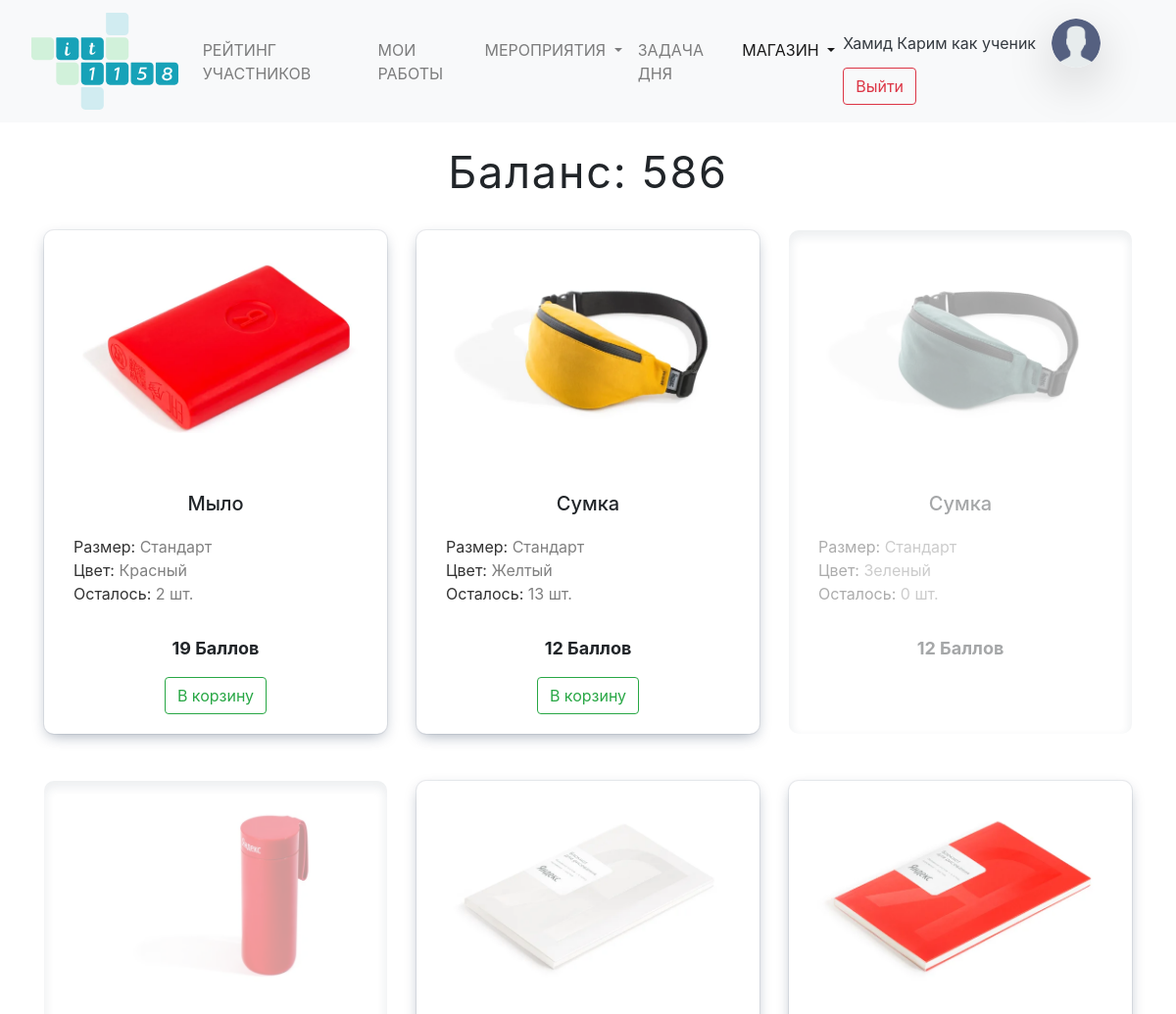
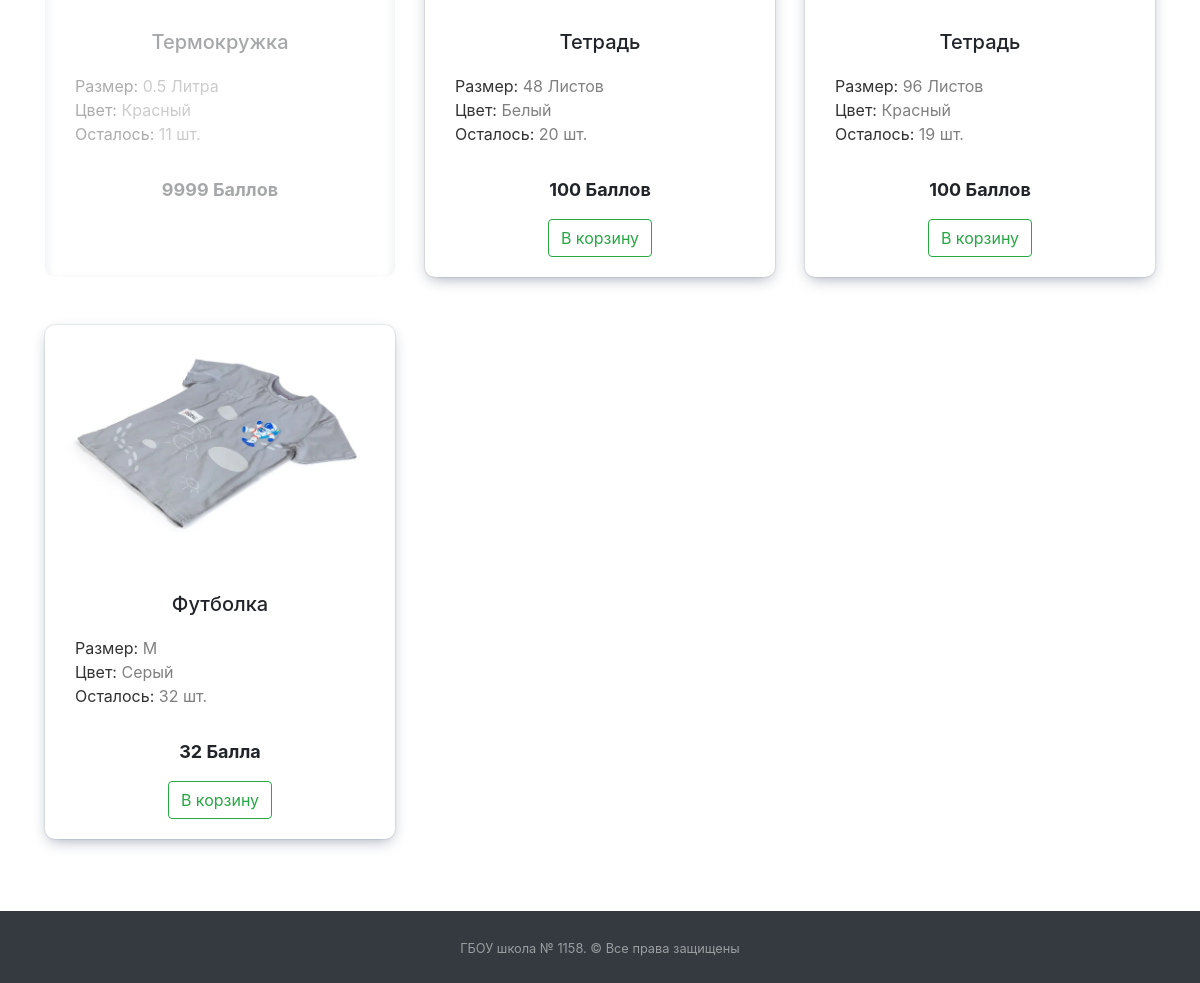
/market/ (signed in), run on the app's committed database (2 pictures, top to bottom).
### mainapp/models.py (models this page shows, shortened)
class Puples(models.Model):
    STATUS_CHOICES = (
        ('ST10', 'Ученик 10 ИТ-класса'),
        ('ST11', 'Ученик 11 ИТ-класса'),
        ('APP', 'Кандидат в ИТ-класс'),
        ('TEACH', 'Учитель')
    )
    PROGRESS_CHOICES = (
        (0, '0'),
        (25, '25'),
        (50, '50'),
        (75, '75'),
        (100, '100'),
    )
    name = models.CharField("Имя", null=True, max_length=50)
    surname = models.CharField("Фамилия", null=True, max_length=100)
    rate = models.PositiveIntegerField("Рейтинг ученика", default=0)
    image = models.ImageField("Фотография профиля", blank=True, upload_to="puples_photo",
                              default="puples_photo/user-2.png")
    user = models.OneToOneField(User, on_delete=models.CASCADE, null=True, default='',
                                verbose_name="Связь с таблицей пользователей")
    status = models.CharField("Статуc", choices=STATUS_CHOICES, default='ST10', max_length=30)
    applicant_first_result = models.FloatField("Результат первого этапа", blank=True, default=0)
    applicant_progress = models.IntegerField(verbose_name="Прогресс", choices=PROGRESS_CHOICES, default=0, blank=True)
    email = models.EmailField(verbose_name="Email", default="")
    phone = models.CharField(max_length=12, verbose_name="Телефон", default="")
    class Meta:
        verbose_name = "Пользователи"
        verbose_name_plural = "Пользователи"

### market/models.py (models this page shows, shortened)
class MarketProduct(models.Model):
    product_name = models.CharField(verbose_name="Название товара", max_length=200)
    product_size = models.CharField(verbose_name="Размер товара", default="Стандарт", max_length=200)
    product_color = models.CharField(verbose_name="Цвет товара", default="Не указан", max_length=200)
    product_photo = models.ImageField("Фотография товара", upload_to="products_photo/", blank=True)
    remained_amount = models.PositiveIntegerField("Количество оставшегося товара", null=False)
    price = models.PositiveIntegerField("Цена товара", null=False)
    def plural_amount_name(self) -> str:
        if 10 <= (self.price % 100) <= 20 or self.price % 10 == 0 or 5 <= self.price % 10 <= 9:
            return "Баллов"
        elif self.price % 10 == 1:
            return "Балл"
        return "Балла"
    class Meta:
        verbose_name = "Товар"
        verbose_name_plural = "Товары"

### market/views.py (the view)
# urls.py: path('', views.MainMarketPage.as_view(), name='Каталог магазина'),
class MainMarketPage(HeaderNotificationsCounter, LoginRequiredMixin, ListView):
    template_name = "market/main_market_page.html"
    model = MarketProduct
    login_url = "/login/"
    def dispatch(self, request, *args, **kwargs):
        recount_all_peoples_rating()
        return super().dispatch(request, *args, **kwargs)
    def get_context_data(self, *, object_list=None, **kwargs):
        context = super(MainMarketPage, self).get_context_data(**kwargs)
        context['shopping_cart_list'] = ShoppingCart(self.request).get_shopping_cart_list()
        return context

### mainapp/addons_python/views_addons_classes.py (called while the page is built)
    def get_context_data(self, *, object_list=None, **kwargs):
        context = super().get_context_data(**kwargs)
        context['events_new'] = Events.objects.filter(check=False).count()
        context['applicants_count'] = Puples.objects.filter(
            status="APP").count()
        return context

### mainapp/addons_python/views_addons_functions.py (called while the page is built)
def recount_all_peoples_rating() -> None:
    mass = [i[0] for i in Puples.objects.order_by("-rate").values_list('id')]
    for i in mass:
        pup = Puples.objects.get(id=i)
        pup.rate = sum(map(lambda x: x.event_rate,
                           Events.objects.filter(events__pk=i, check=True)))
        pup.save()

### market/market_services/market_classes.py (called while the page is built)
    def get_shopping_cart_list(self) -> list:
        self._delete_missing_products()
        return [MarketProduct.objects.get(id=int(product)) for product in self.shopping_cart]

    def save(self) -> None:
        self.session.modified = True

    def _delete_missing_products(self) -> None:
        products_to_delete = []  # Те продукты, которые есть в корзине, но уже удалены из магазина
        for product in self.shopping_cart:
            try:
                MarketProduct.objects.get(id=int(product))
            except ObjectDoesNotExist:
                products_to_delete.append(product)
        for product_to_delete in products_to_delete:
            self.remove(product_to_delete)
        self.save()

### templates/market/main_market_page.html (shortened to what this page needs)
{% extends 'base.html' %}
{% load static %}
{% block main %}
    <div class="container">
        <div class="row">
            <div class="col-12 text-center">
                <h2 class="mt-4" style="font-size: 45px;font-weight: 400;letter-spacing: 0.04em;margin-top: 20px;">
                    Баланс: {{ user.puples.rate }}</h2>
            </div>
        </div>
        <div class="row flex-wrap">
            {% for product in marketproduct_list %}
            <div class="col-12 col-md-6 col-lg-4 my-4">
                <div class="product-card text-center justify-content-center {% if product.remained_amount == 0 or product.price > user.puples.rate %}disabled-card{% endif %}">
                    <img src="{{ product.product_photo.url }}" alt="{{ product.product_name }}">
                    <div class="product-card__description">
                        <h3 class="product-card__description__name">{{ product.product_name }}</h3>
                        <p style="color: rgb(128, 128, 128); text-align: left"><span style="color: rgb(50, 50, 50);">Размер:</span> {{ product.product_size }}</p>
                        <p style="color: rgb(128, 128, 128); text-align: left"><span style="color: rgb(50, 50, 50);">Цвет:</span> {{ product.product_color }}</p>
                        <p style="color: rgb(128, 128, 128); text-align: left"><span style="color: rgb(50, 50, 50);">Осталось:</span> {{ product.remained_amount }} шт.</p>
                    </div>
                    <p style="font-size: 18px;font-weight: bold;">{{ product.price }} {{ product.plural_amount_name }}</p>
                        <button data-product-id="{{ product.id }}"  onclick="addToCart(this)" class="btn btn-outline-success " aria-haspopup="true" aria-expanded="false" style="margin-bottom: 20px">
                           {% if product in shopping_cart_list %}
                               <i class="fas fa-check"></i> В корзине
                           {% else %}
                            В корзину
                           {% endif %}
                        </button>
                </div>
            </div>
            {% empty %}
                <div class="col-12 text-center">
                    <h3 style="font-weight: 300;">Товаров пока нет</h3>
                </div>
            {% endfor %}
        </div>
    </div>
{% endblock %}
{% block market_active %} active{% endblock %}

### templates/base.html (shortened to what this page needs)
<!DOCTYPE html>
<html lang="ru">
{% load static %}
<head>
    <link href="{% static 'css/bootstrap.css' %}" rel="stylesheet" type="text/css">
    <link href="{% static 'css/style.css' %}" rel="stylesheet" type="text/css">
    <link href="{% static 'css/pre.css' %}" rel="stylesheet" type="text/css">
    <link rel="stylesheet" href="//code.jquery.com/ui/1.12.1/themes/base/jquery-ui.css">
    <link rel="stylesheet" href="/resources/demos/style.css">
</head>
<body>
<div class="container-fuild">
    <nav class="navbar navbar-expand-lg navbar-light bg-light">
        <a href="/" class="navbar-brand">
            <img class="img-fluid mx-3"
                 width="150" height="150"
                 src="{% static '/images/logo_it_class.svg' %}"></a>
        <div class="collapse navbar-collapse" id="navbarSupportedContent">
            <ul class="navbar-nav mr-auto">
                {% if user.is_authenticated and user.puples.status != "APP" %}
                    <li class="nav-item">
                        <a class="nav-link{% block detail_active %}{% endblock %}" href="/rate">РЕЙТИНГ УЧАСТНИКОВ</a>
                    </li>
                {% endif %}
                {% if user.is_authenticated and user.puples.status != "APP" %}
                    <li class="nav-item">
                        <a class="nav-link{% block detail_active_works %}{% endblock %}" href="/works">МОИ РАБОТЫ</a>
                    </li>
                {% endif %}
                <li class="nav-item dropdown">
                    <a class="nav-link dropdown-toggle{% block detail_active_hach %}{% endblock %}" href="#"
                       id="navbarDropdown" role="button"
                       data-toggle="dropdown" aria-haspopup="true" aria-expanded="false">
                        МЕРОПРИЯТИЯ
                    </a>
                </li>
                {% if user.is_authenticated and user.puples.status != "APP" %}
                    <li class="nav-item">
                        <a class="nav-link{% block detail_active_task %}{% endblock %}" href="/daytask/">ЗАДАЧА ДНЯ</a>
                    </li>
                    <li class="nav-item dropdown">
                        <a class="nav-link {% block market_active %}{% endblock %} dropdown-toggle" href="#"
                           id="navbarDropdown" role="button"
                           data-toggle="dropdown" aria-haspopup="true" aria-expanded="false">
                            МАГАЗИН
                        </a>
                    </li>
                {% endif %}
            </ul>
            <form class="form-inline my-2 my-lg-0">
                {% if user.is_authenticated %}
                    <a class="nav-link text-dark disabled p-0"
                       href="/account/">{{ user.last_name }} {{ user.first_name }}</a>
                    <a href="/account/">
                        <img class="img-fluid mx-3 rounded-circle shadow-lg"
                             style="width: 50px; object-fit: cover; height:50px;"
                             src="{{ user.puples.image.url }}"></a>
                {% endif %}
                {% if user.username == "" %}
                    <a class="nav-link disabled" href="#">Гость</a>
                    <a class="btn btn-outline-success my-2 my-sm-0" href="/login">Войти</a>
                {% else %}
                    <a class="btn btn-outline-danger my-2 my-sm-0" href="/logout">Выйти</a>
                {% endif %}
            </form>
        </div>
    </nav>
    {% block main %}
    {% endblock %}
    <footer id="sticky-footer" class="py-4 bg-dark text-white-50 mt-5">
        <div class="container text-center">
            <small>ГБОУ школа № 1158. &copy; Все права защищены</small>
        </div>
    </footer>
</div>
</body>
</html>

### templates/market/main_market_page.html (style rules this page uses)
.product-card { height: 100%; border-radius: 10px; -webkit-box-shadow: 0 0 0 1px rgba(13,35,67,.07),0 5px 15px -4px rgba(13,35,67,.4); -moz-box-shadow: 0 0 0 1px rgba(13,35,67,.07),0 5px 15px -4px rgba(13,35,67,.4); box-shadow: 0 0 0 1px rgba(13,35,67,.07),0 5px 15px -4px rgba(13,35,67,.4); }
.product-card.disabled-card { -webkit-box-shadow: 0px 5px 10px 2px rgba(34, 60, 80, 0.2) inset; -moz-box-shadow: 0px 5px 10px 2px rgba(34, 60, 80, 0.2) inset; box-shadow: 0px 5px 10px 2px rgba(34, 60, 80, 0.2) inset; }
.product-card.disabled-card img { transform: scale(0.99); }
.product-card.disabled-card { opacity: 0.4; }
.product-card img { padding: 30px 0; width: 90%; }
.product-card__description { padding: 30px; }
.product-card__description__name { margin-bottom: 20px; font-size: 20px; }
.product-card__description p { margin: 0; }

### data on the page
MarketProduct: product_photo (picture), product_name "Мыло", product_size "Стандарт", product_color "Красный", remained_amount "2", price "19", plural_amount_name "Баллов", shows "В корзину"
MarketProduct: product_photo (picture), product_name "Сумка", product_size "Стандарт", product_color "Желтый", remained_amount "13", price "12", plural_amount_name "Баллов", shows "В корзину"
MarketProduct: product_photo (picture), product_name "Сумка", product_size "Стандарт", product_color "Зеленый", remained_amount "0", price "12", plural_amount_name "Баллов"
MarketProduct: product_photo (picture), product_name "Термокружка", product_size "0.5 Литра", product_color "Красный", remained_amount "11", price "9999", plural_amount_name "Баллов"
MarketProduct: product_photo (picture), product_name "Тетрадь", product_size "48 Листов", product_color "Белый", remained_amount "20", price "100", plural_amount_name "Баллов", shows "В корзину"
MarketProduct: product_photo (picture), product_name "Тетрадь", product_size "96 Листов", product_color "Красный", remained_amount "19", price "100", plural_amount_name "Баллов", shows "В корзину"
MarketProduct: product_photo (picture), product_name "Футболка", product_size "M", product_color "Серый", remained_amount "32", price "32", plural_amount_name "Балла", shows "В корзину"

### other printed values
{{ user.last_name }} "Хамид"
{{ user.first_name }} "Карим как ученик"
{{ user.puples.rate }} "586"
